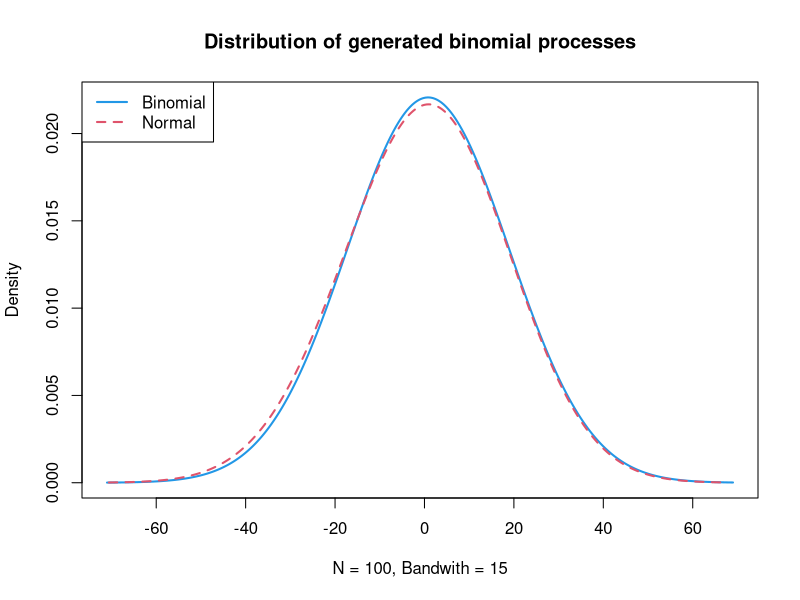

R code for this plot:

# clear variables and close windows
graphics.off()
rm(list = ls(all = TRUE))

# Define function
SFEbinomv = function(n, k, p) {
    if (n <= 0) {
        stop("please input n > 0!")
    }
    if (k <= 0) {
        stop("please input k > 0!")
    }
    if (p <= 0 | p >= 1) {
        stop("please choose p in the interval of (0,1)!")
    }
    
    n = floor(n)  # makes sure number of steps is integer
    k = floor(k)  # makes sure number of path is integer
    
    # main computation
    set.seed(0)
    z			= matrix(runif(n * k), n, k)
    z			= ((floor(-z + p)) + 0.5) * 2		# scale ordinary binomial processes
    x			= apply(z, MARGIN = 2, FUN = sum)	# end values of the k binomial processes
    h			= 0.3 * (max(x) - min(x))			# bandwidth used to estimate the density of end values
    xdens		= density(x, bw = h)				# Kernel-based density estimation with specified bandwidth
    trend		= n * (2 * p - 1)
    std			= sqrt(4 * n * p * (1 - p))
    norm		= std * rnorm(k) + trend
    normdens	= density(norm, bw = h)
    
    # plot of densities
    plot(xdens$x, xdens$y,xlab='N = 100, Bandwith = 15', ylab='Density', type = "l", lwd = 2, col = 4, 
		xlim = c(min(xdens$x, normdens$x), max(xdens$x, normdens$x)), ylim = c(min(xdens$y, normdens$y), 
		max(xdens$y, normdens$y)), main = "Distribution of generated binomial processes")
    lines(normdens$x, normdens$y, col = 2, lwd = 2, lty = 2)
    legend("topleft", c("Binomial", "Normal"), col = c(4, 2), lwd = 2, lty = 1:2)
}

# enter parameters as n = 100 (number of steps), k = 100 (number of paths), p = 0.5 (probability of up movement)
SFEbinomv(n = 100, k = 100, p = 0.5) 
